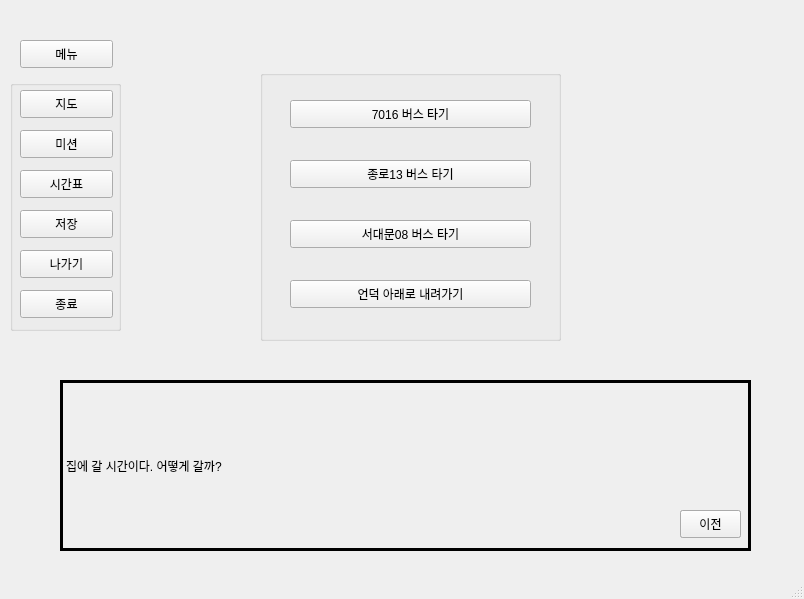
<?xml version="1.0" encoding="UTF-8"?>
<ui version="4.0">
 <class>SSG</class>
 <widget class="QMainWindow" name="SSG">
  <property name="geometry">
   <rect>
    <x>0</x>
    <y>0</y>
    <width>804</width>
    <height>599</height>
   </rect>
  </property>
  <property name="windowTitle">
   <string>SSG</string>
  </property>
  <widget class="QWidget" name="centralwidget">
   <widget class="QPushButton" name="menu">
    <property name="geometry">
     <rect>
      <x>20</x>
      <y>40</y>
      <width>93</width>
      <height>28</height>
     </rect>
    </property>
    <property name="text">
     <string>메뉴</string>
    </property>
   </widget>
   <widget class="QGroupBox" name="menuBox">
    <property name="geometry">
     <rect>
      <x>10</x>
      <y>80</y>
      <width>111</width>
      <height>251</height>
     </rect>
    </property>
    <property name="title">
     <string/>
    </property>
    <widget class="QPushButton" name="map">
     <property name="geometry">
      <rect>
       <x>10</x>
       <y>10</y>
       <width>93</width>
       <height>28</height>
      </rect>
     </property>
     <property name="text">
      <string>지도</string>
     </property>
    </widget>
    <widget class="QPushButton" name="mission">
     <property name="geometry">
      <rect>
       <x>10</x>
       <y>50</y>
       <width>93</width>
       <height>28</height>
      </rect>
     </property>
     <property name="text">
      <string>미션</string>
     </property>
    </widget>
    <widget class="QPushButton" name="save">
     <property name="geometry">
      <rect>
       <x>10</x>
       <y>130</y>
       <width>93</width>
       <height>28</height>
      </rect>
     </property>
     <property name="text">
      <string>저장</string>
     </property>
    </widget>
    <widget class="QPushButton" name="exit">
     <property name="geometry">
      <rect>
       <x>10</x>
       <y>210</y>
       <width>93</width>
       <height>28</height>
      </rect>
     </property>
     <property name="text">
      <string>종료</string>
     </property>
    </widget>
    <widget class="QPushButton" name="time">
     <property name="geometry">
      <rect>
       <x>10</x>
       <y>90</y>
       <width>93</width>
       <height>28</height>
      </rect>
     </property>
     <property name="text">
      <string>시간표</string>
     </property>
    </widget>
    <widget class="QPushButton" name="out_btn">
     <property name="geometry">
      <rect>
       <x>10</x>
       <y>170</y>
       <width>93</width>
       <height>28</height>
      </rect>
     </property>
     <property name="text">
      <string>나가기</string>
     </property>
    </widget>
   </widget>
   <widget class="QLabel" name="chat">
    <property name="geometry">
     <rect>
      <x>60</x>
      <y>380</y>
      <width>691</width>
      <height>171</height>
     </rect>
    </property>
    <property name="frameShape">
     <enum>QFrame::Box</enum>
    </property>
    <property name="lineWidth">
     <number>3</number>
    </property>
    <property name="midLineWidth">
     <number>3</number>
    </property>
    <property name="text">
     <string>집에 갈 시간이다. 어떻게 갈까?</string>
    </property>
   </widget>
   <widget class="QGroupBox" name="goHomeMenu">
    <property name="geometry">
     <rect>
      <x>260</x>
      <y>70</y>
      <width>301</width>
      <height>271</height>
     </rect>
    </property>
    <property name="font">
     <font>
      <kerning>true</kerning>
     </font>
    </property>
    <property name="title">
     <string/>
    </property>
    <property name="flat">
     <bool>false</bool>
    </property>
    <property name="checkable">
     <bool>false</bool>
    </property>
    <property name="checked">
     <bool>false</bool>
    </property>
    <widget class="QPushButton" name="bus7016">
     <property name="geometry">
      <rect>
       <x>30</x>
       <y>30</y>
       <width>241</width>
       <height>28</height>
      </rect>
     </property>
     <property name="text">
      <string>7016 버스 타기</string>
     </property>
    </widget>
    <widget class="QPushButton" name="bus13">
     <property name="geometry">
      <rect>
       <x>30</x>
       <y>90</y>
       <width>241</width>
       <height>28</height>
      </rect>
     </property>
     <property name="text">
      <string>종로13 버스 타기</string>
     </property>
    </widget>
    <widget class="QPushButton" name="bus08">
     <property name="geometry">
      <rect>
       <x>30</x>
       <y>150</y>
       <width>241</width>
       <height>28</height>
      </rect>
     </property>
     <property name="text">
      <string>서대문08 버스 타기</string>
     </property>
    </widget>
    <widget class="QPushButton" name="goHillDown">
     <property name="geometry">
      <rect>
       <x>30</x>
       <y>210</y>
       <width>241</width>
       <height>28</height>
      </rect>
     </property>
     <property name="text">
      <string>언덕 아래로 내려가기</string>
     </property>
    </widget>
   </widget>
   <widget class="QPushButton" name="nextButton">
    <property name="geometry">
     <rect>
      <x>680</x>
      <y>510</y>
      <width>61</width>
      <height>28</height>
     </rect>
    </property>
    <property name="text">
     <string>다음</string>
    </property>
   </widget>
   <widget class="QPushButton" name="backButton">
    <property name="geometry">
     <rect>
      <x>680</x>
      <y>510</y>
      <width>61</width>
      <height>28</height>
     </rect>
    </property>
    <property name="text">
     <string>이전</string>
    </property>
   </widget>
  </widget>
  <widget class="QStatusBar" name="statusbar"/>
 </widget>
 <resources/>
 <connections/>
</ui>
